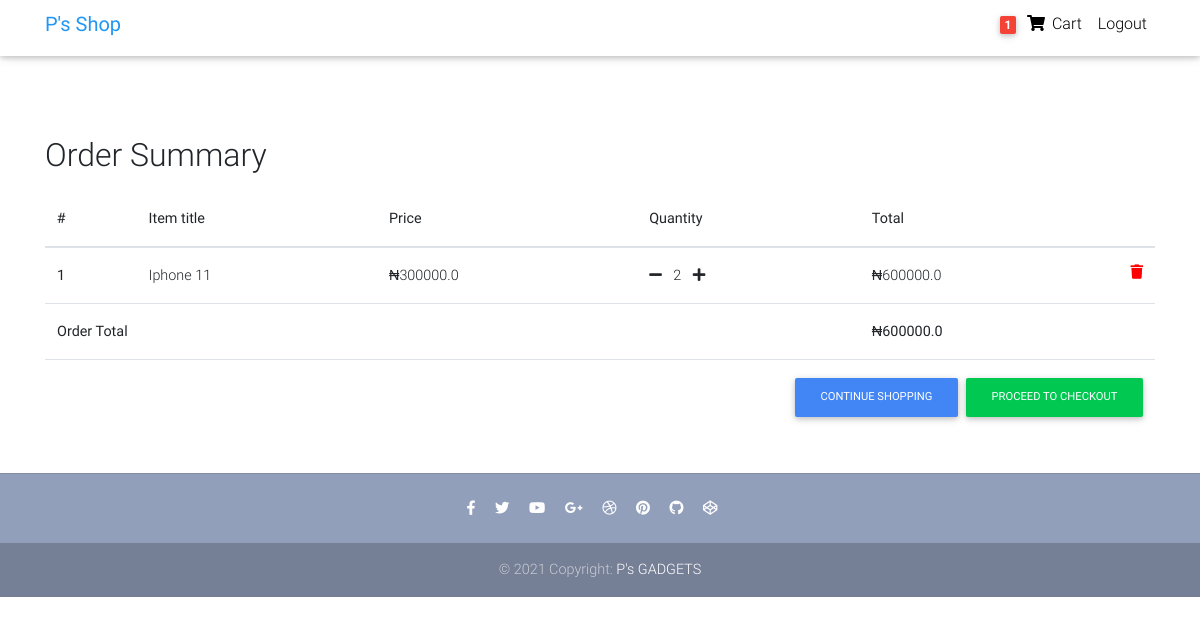
The app's page /order-summary/ (signed in), older data.
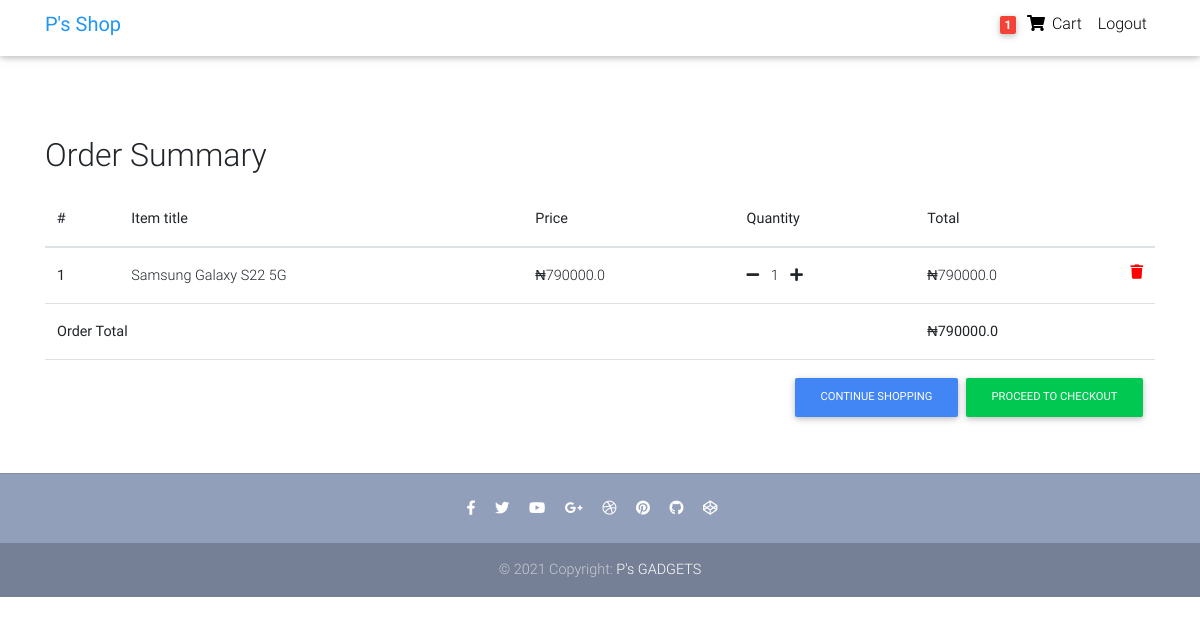
The same page, newer data.
### store/models.py (models this page shows, shortened)
class OrderItem(models.Model):
    user = models.ForeignKey(settings.AUTH_USER_MODEL, on_delete=models.CASCADE)
    ordered = models.BooleanField(default=False)
    item = models.ForeignKey(Product, on_delete=models.CASCADE)
    quantity = models.IntegerField(default=1)
    def get_total_item_price(self):
        return self.quantity * self.item.price
    def get_final_price(self):
        if self.item.discount_price:
            return self.get_total_discount_item_price()
        return self.get_total_item_price()

class Product(models.Model):
    title = models.CharField(max_length=100)
    brand = models.CharField(max_length=100)
    model = models.CharField(max_length=250, blank=True, null=True)
    features = models.TextField(blank=True, null=True)
    stock = models.IntegerField(default=100)
    released_on = models.CharField(max_length=100)
    dimensions = models.CharField(max_length=100)
    price = models.FloatField()
    discount_price = models.FloatField(blank=True, null=True)
    category = models.CharField(choices=CATEGORY_CHOICES, max_length=3)
    label =  models.CharField(choices=LABEL_CHOICES, max_length=1)
    slug = models.SlugField()
    description = models.TextField()
    image = models.ImageField(upload_to="product_images")
    type = models.CharField(choices=TYPE_CHOICES, max_length=2)

class Order(models.Model):
    user = models.ForeignKey(settings.AUTH_USER_MODEL, on_delete=models.CASCADE)
    ref_code = models.CharField(max_length=20, blank=True, null=True)
    items = models.ManyToManyField(OrderItem)
    strat_date = models.DateTimeField(auto_now_add=True)
    ordered_date = models.DateTimeField()
    ordered = models.BooleanField(default=False)
    billing_address = models.ForeignKey('Address', related_name="billing_address", on_delete=models.SET_NULL, blank=True, null=True)
    shipping_address = models.ForeignKey('Address', related_name="shipping_address", on_delete=models.SET_NULL, blank=True, null=True)
    payment = models.ForeignKey('Payment', on_delete=models.SET_NULL, blank=True, null=True)
    coupon = models.ForeignKey("Coupon", on_delete=models.SET_NULL, blank=True, null=True)
    being_delivered = models.BooleanField(default=False)
    received = models.BooleanField(default=False)
    refund_requested = models.BooleanField(default=False)
    refund_granted = models.BooleanField(default=False)
    def get_total(self):
        total = 0
        for order_item in self.items.all():
            total += order_item.get_final_price()
        if self.coupon:
            total -= self.coupon.amount
        return total

### store/views.py (the view)
# urls.py: path("order-summary/", OrderSummaryView.as_view(), name="order-summary"),
class OrderSummaryView(LoginRequiredMixin, View):
    def get(self, *args, **kwargs):
        try:
            order = Order.objects.get(user=self.request.user, ordered=False)
            context = {
                'object': order
            }
            return render(self.request, "store/order-summary.html", context)
        except ObjectDoesNotExist:
            messages.error(self.request, 'You do not have an active order')
            return redirect('/')

### store/templatetags/cart_template_tags.py (called while the page is built)
@register.filter
def cart_item_count(user):
    if user.is_authenticated:
        qs = Order.objects.filter(user=user, ordered=False)
        if qs.exists():
            return qs[0].items.count()
    return 0

### store/templates/store/order-summary.html (shortened to what the changed rows need)
{% load static %}
{% load cart_template_tags %}
<!DOCTYPE html>
<html lang="en">
<head>
  <link rel="stylesheet" href="https://use.fontawesome.com/releases/v5.11.2/css/all.css">
  <link href="{% static 'store/css/bootstrap.min.css' %}" rel="stylesheet">
  <link href="{% static 'store/css/mdb.min.css' %}" rel="stylesheet">
  <link href="{% static 'store/css/style.min.css' %}" rel="stylesheet">
</head>
<body>
  <main>
    <div class="container mt-lg-5">
        <div class="table-responsive text-nowrap">
        <h2 class="mt-4">Order Summary</h2>
        <table class="table mt-lg-3">
            <thead>
                <tr>
                    <th scope="col">#</th>
                    <th scope="col">Item title</th>
                    <th scope="col">Price</th>
                    <th scope="col">Quantity</th>
                    <th scope="col">Total</th>
                </tr>
            </thead>
            <tbody>
            {% for order_item in object.items.all %}
                <tr>
                    <th scope="row">{{ forloop.counter }}</th>
                    <td>{{ order_item.item.title }}</td>
                    <td><span>&#8358;</span>{{ order_item.item.price }}</td>
                    <td>
                        <a href="{% url 'remove-single-item-from-cart' order_item.item.slug %}"><i class="fas fa-minus mr-2"></i></a>
                        {{ order_item.quantity }}
                        <a href="{% url 'add-to-cart' order_item.item.slug %}"><i class="fas fa-plus ml-2"></i></a>
                    </td>
                    <td>
                        {% if order_item.item.discount_price %}
                        <span>&#8358;</span>{{ order_item.get_total_discount_item_price }}
                            <span class="badge badge-primary">Saving <span>&#8358;</span>{{ order_item.get_amount_saved }}</span>
                        {% else %}
                        <span>&#8358;</span>{{ order_item.get_total_item_price }}
                        {% endif %}
                        <a style="color: red;" href="{% url 'remove-from-cart' order_item.item.slug %}"><i class="fas fa-trash float-right"></i></a>
                    </td>
                </tr>
             {% endfor %}
            {% if object.get_total %}
             <tr>
                 <td colspan="4"><b>Order Total</b></td>
                <td><strong><span>&#8358;</span>{{ object.get_total}}</strong></td>
            </tr>
            <tr>
                <td colspan="5">
                    <a style="float: right;" class="btn btn-success ml-2 btn-md" href="{% url 'checkout' %}">Proceed to Checkout</a>
                    <a style="float: right;" class="btn btn-primary  btn-md" href="{% url 'home' %}">Continue Shopping</a>
                </td>
           </tr>
           {% endif %}
            </tbody>
        </table>
        </div>
    </div>
  </main>
</body>
</html>

Row changes from the older to the newer data that the page shows:
no longer on this page (row unchanged): OrderItem: item "Iphone 11", item.price "300000.0", quantity "2", get_total_item_price "600000.0"
added OrderItem: item "Samsung Galaxy S22 5G", item.price "790000.0", quantity "1", get_total_item_price "790000.0"
computed for Order: get_total "600000.0" → "790000.0"
